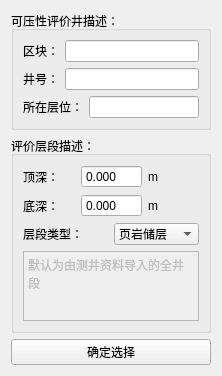
<?xml version="1.0" encoding="UTF-8"?>
<ui version="4.0">
 <class>wellinfo</class>
 <widget class="QWidget" name="wellinfo">
  <property name="geometry">
   <rect>
    <x>0</x>
    <y>0</y>
    <width>222</width>
    <height>365</height>
   </rect>
  </property>
  <property name="windowTitle">
   <string>目标井参数录入</string>
  </property>
  <layout class="QVBoxLayout" name="verticalLayout">
   <item>
    <widget class="QGroupBox" name="well_description">
     <property name="title">
      <string>可压性评价井描述：</string>
     </property>
     <layout class="QVBoxLayout" name="verticalLayout_2">
      <item>
       <layout class="QGridLayout" name="gridLayout">
        <item row="0" column="1" colspan="2">
         <widget class="QLineEdit" name="le_block"/>
        </item>
        <item row="2" column="0" colspan="2">
         <widget class="QLabel" name="lb_layer">
          <property name="text">
           <string>所在层位：</string>
          </property>
         </widget>
        </item>
        <item row="1" column="0">
         <widget class="QLabel" name="lb_wellnum">
          <property name="text">
           <string>井号：</string>
          </property>
         </widget>
        </item>
        <item row="0" column="0">
         <widget class="QLabel" name="lb_bolck">
          <property name="text">
           <string>区块：</string>
          </property>
         </widget>
        </item>
        <item row="1" column="1" colspan="2">
         <widget class="QLineEdit" name="le_wellnum"/>
        </item>
        <item row="2" column="2">
         <widget class="QLineEdit" name="le_layer"/>
        </item>
       </layout>
      </item>
     </layout>
    </widget>
   </item>
   <item>
    <widget class="QGroupBox" name="layer_description">
     <property name="title">
      <string>评价层段描述：</string>
     </property>
     <layout class="QVBoxLayout" name="verticalLayout_3">
      <item>
       <layout class="QHBoxLayout" name="horizontalLayout">
        <item>
         <widget class="QLabel" name="lb_top">
          <property name="minimumSize">
           <size>
            <width>50</width>
            <height>0</height>
           </size>
          </property>
          <property name="text">
           <string>顶深：</string>
          </property>
         </widget>
        </item>
        <item>
         <widget class="QDoubleSpinBox" name="sb_top">
          <property name="buttonSymbols">
           <enum>QAbstractSpinBox::NoButtons</enum>
          </property>
          <property name="decimals">
           <number>3</number>
          </property>
          <property name="maximum">
           <double>5000.000000000000000</double>
          </property>
         </widget>
        </item>
        <item>
         <widget class="QLabel" name="label_5">
          <property name="text">
           <string>m</string>
          </property>
         </widget>
        </item>
       </layout>
      </item>
      <item>
       <layout class="QHBoxLayout" name="horizontalLayout_2">
        <item>
         <widget class="QLabel" name="lb_bottom">
          <property name="minimumSize">
           <size>
            <width>50</width>
            <height>0</height>
           </size>
          </property>
          <property name="text">
           <string>底深：</string>
          </property>
         </widget>
        </item>
        <item>
         <widget class="QDoubleSpinBox" name="sb_bottom">
          <property name="buttonSymbols">
           <enum>QAbstractSpinBox::NoButtons</enum>
          </property>
          <property name="decimals">
           <number>3</number>
          </property>
          <property name="maximum">
           <double>5000.000000000000000</double>
          </property>
         </widget>
        </item>
        <item>
         <widget class="QLabel" name="label_6">
          <property name="text">
           <string>m</string>
          </property>
         </widget>
        </item>
       </layout>
      </item>
      <item>
       <layout class="QHBoxLayout" name="horizontalLayout_3">
        <item>
         <widget class="QLabel" name="lb_layertype">
          <property name="minimumSize">
           <size>
            <width>80</width>
            <height>0</height>
           </size>
          </property>
          <property name="text">
           <string>层段类型：</string>
          </property>
         </widget>
        </item>
        <item>
         <widget class="QComboBox" name="cb_layertype">
          <item>
           <property name="text">
            <string>页岩储层</string>
           </property>
          </item>
          <item>
           <property name="text">
            <string>砂岩储层</string>
           </property>
          </item>
         </widget>
        </item>
       </layout>
      </item>
      <item>
       <widget class="QPlainTextEdit" name="plainTextEdit">
        <property name="enabled">
         <bool>false</bool>
        </property>
        <property name="plainText">
         <string>默认为由测井资料导入的全井段
</string>
        </property>
       </widget>
      </item>
     </layout>
    </widget>
   </item>
   <item>
    <widget class="QPushButton" name="pb_confirm">
     <property name="text">
      <string>确定选择</string>
     </property>
    </widget>
   </item>
  </layout>
 </widget>
 <resources/>
 <connections/>
</ui>
